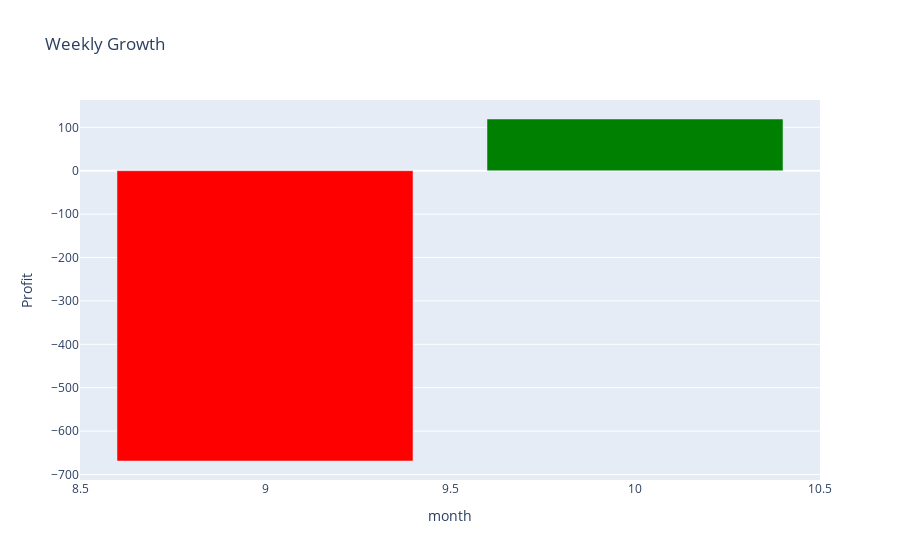

Notebook code for this chart:
### Code cell
import plotly.graph_objects as go
df['date'] = pd.to_datetime(df['date'])
result_df = df.loc[df['type'] != 2]
# Extract week and month
result_df.loc[:, 'total_profit'] = result_df['profit'] + result_df['swap'] + result_df['commission'] + result_df['fee']
result_df['week'] = result_df['date'].dt.isocalendar().week
result_df['month'] = result_df['date'].dt.month
weekly_growth = result_df.groupby(by ='month')['total_profit'].sum().reset_index()
weekly_growth['color'] = weekly_growth['total_profit'].apply(lambda x: 'green' if x >= 0 else 'red')
# Create the bar chart
fig = go.Figure(data=[go.Bar(
    x=weekly_growth['month'],
    y=weekly_growth['total_profit'],
    marker_color=weekly_growth['color'],  # Set the bar color based on the 'color' column
)])

# Customize the chart appearance
fig.update_layout(
    title="Weekly Growth",
    xaxis_title="month",
    yaxis_title="Profit",
)

# Show the chart
fig.show()

### Figure 1 — Plotly figure (JSON) as saved in the notebook; plotly's stock layout.template omitted (floating-point values rounded to 4 significant figures)
{"data": [{"marker": {"color": ["red", "green"]}, "type": "bar", "x": [9, 10], "y": [-668.9, 119.2]}], "layout": {"title": {"text": "Weekly Growth"}, "xaxis": {"title": {"text": "month"}}, "yaxis": {"title": {"text": "Profit"}}}}
